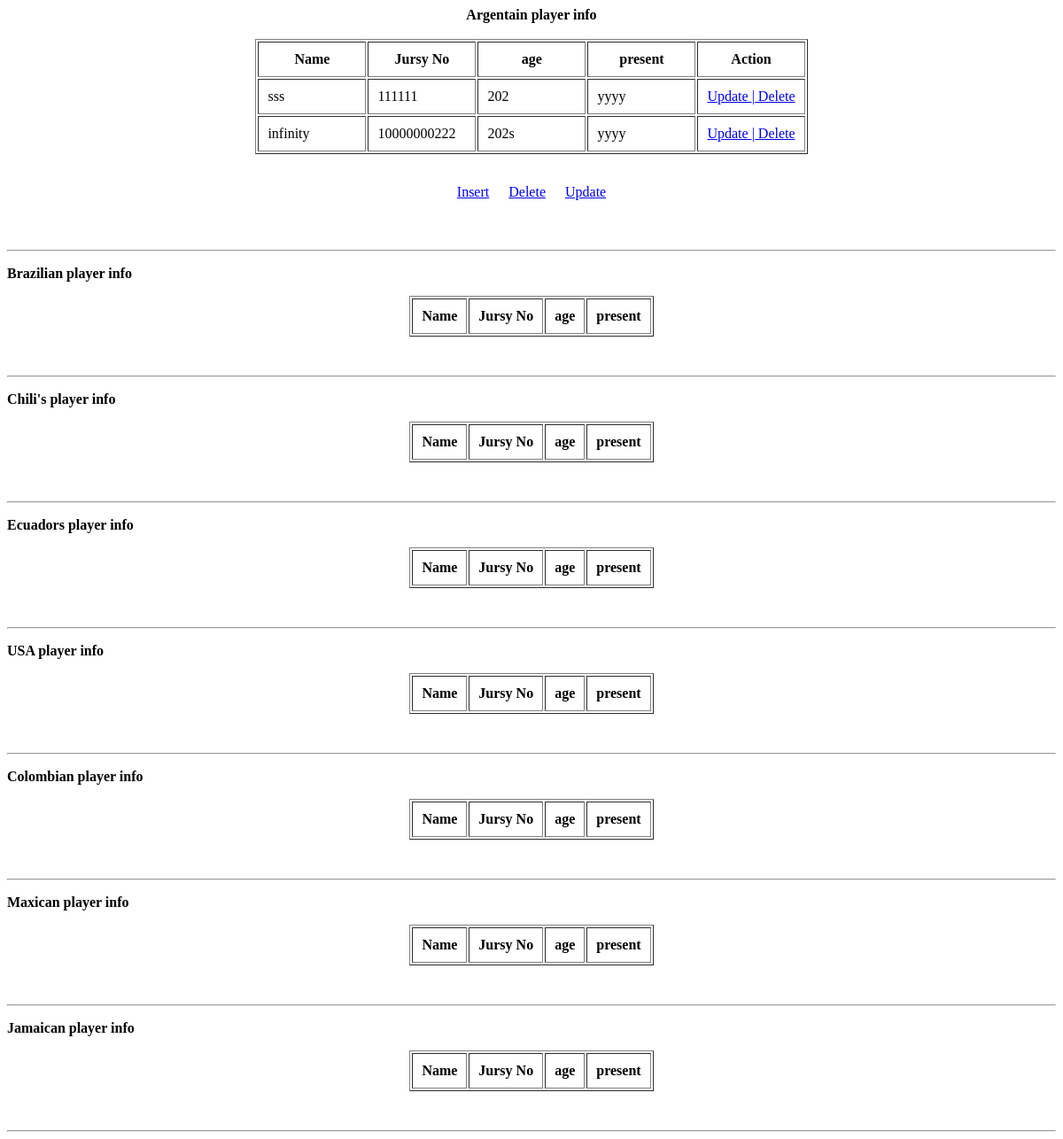
Before: /vteam_details.php with the older database file.
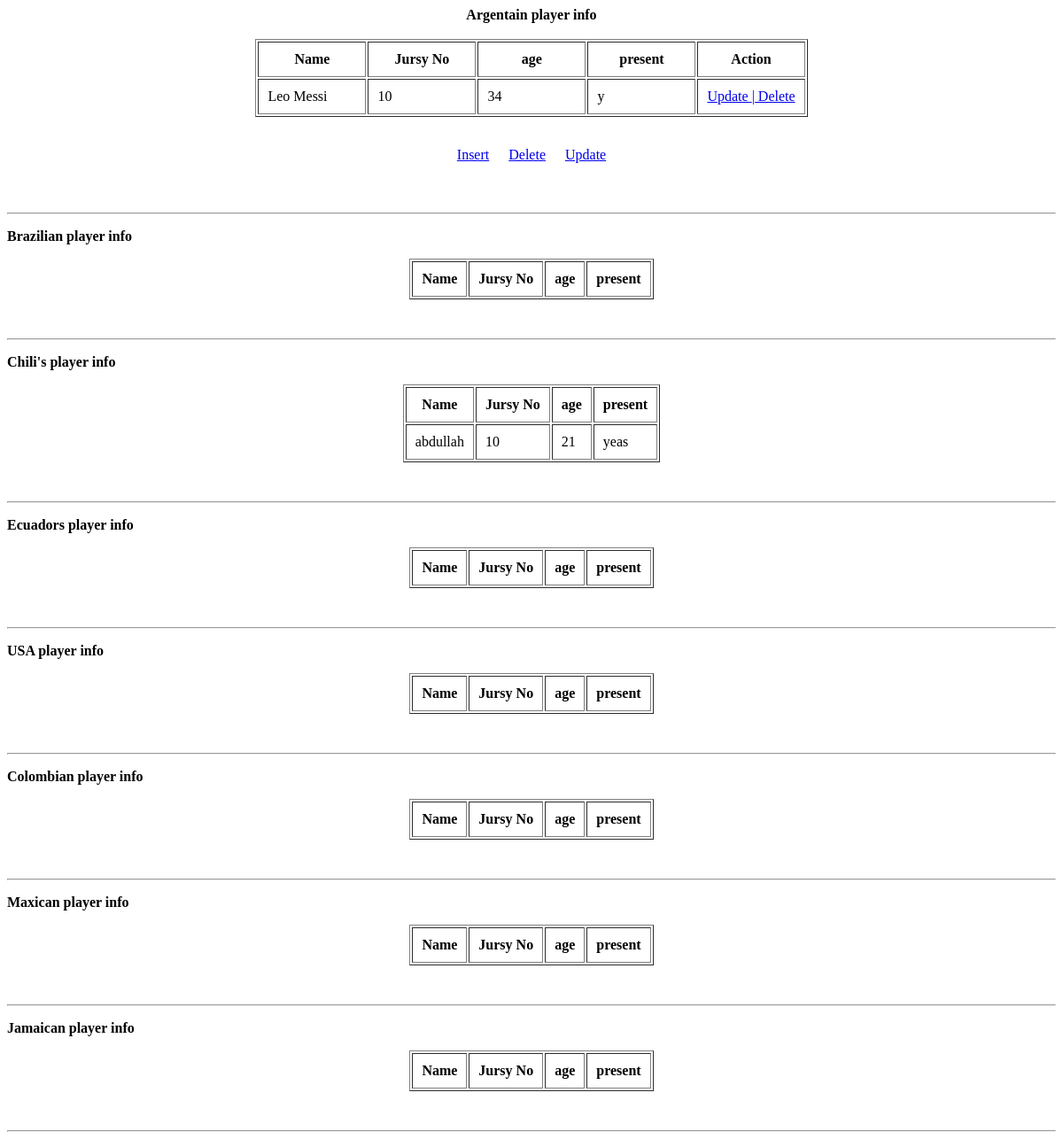
After: the same page with the newer database file.
### tables this page shows
CREATE TABLE `player_info` (
  `player_id` int(20) NOT NULL,
  `player_name` varchar(20) NOT NULL,
  `jursy_number` varchar(20) NOT NULL,
  `age` varchar(20) NOT NULL,
  `team_id` int(20) NOT NULL,
  `present` varchar(20) NOT NULL
);

### vteam_details.php (the view, shortened to what this page needs)
<html>
<head>
</head>
<body>
<?php
        $result = mysql_query("SELECT * FROM player_info where team_id='10' ")
                or die(mysql_error());
        echo "<div align='center'><b>Argentain player info</b> </div> <br>";
      echo " <div align='center'> "   ;
        echo "<table border='1' cellpadding='10'>";
        echo "<tr> <th width=100>Name</th> <th width=100>Jursy No</th> <th width=100>age</th>  <th width=100>present</th> <th>Action</th>";
        while($row = mysql_fetch_array( $result )) {
                echo "<tr>";
                echo '<td>' . $row['player_name'] . '</td>';
                echo '<td>' . $row['jursy_number'] . '</td>';
				echo '<td>' . $row['age'] . '</td>';
                echo '<td>' . $row['present'] . '</td>';
                echo '<td>' .  '<a href="pupdate.php"> ' . 'Update ' . ' </a> ' .  '<a href="pdelete.php"> ' . '| Delete ' . ' </a> '   . '</td>';
                echo "</tr>";
        }
        echo "</table>";
        echo "</div>";
      echo " <div align='center'> "   ;
        echo "<table border='0' cellpadding='10'>";
        echo "	 <tr>   <th ></th>
       			 		<th ></th>
        		 		<th ></th>";
        		 				echo "<tr>";
                echo '<td  >' . '<a href="insert.php"> ' . 'Insert ' . ' </a> ' . '</td>';
                echo '<td >' .'<a href="insert.php"> ' . 'Delete ' . ' </a> '. '</td>';
                echo '<td >' . '<a href="insert.php"> ' . 'Update ' . ' </a> '. '</td>';
                echo "</tr>";
        echo "</table>";
        echo "</div>";
?>
<br><br>
<hr>
<?php
        echo "<p><b>Brazilian player info</b> </p>";
      echo " <div align='center'> "   ;
        echo "<table border='1' cellpadding='10'>";
        echo "<tr> <th>Name</th> <th>Jursy No</th> <th>age</th>  <th>present</th> ";
        echo "</table>";
        echo "</div>";
?>
<br><br>
<hr>
<?php
        $result = mysql_query("SELECT * FROM player_info where team_id='11' ")
                or die(mysql_error());
        echo "<p><b>Chili's player info</b> </p>";
      echo " <div align='center'> "   ;
        echo "<table border='1' cellpadding='10'>";
        echo "<tr> <th>Name</th> <th>Jursy No</th> <th>age</th>  <th>present</th>";
        while($row = mysql_fetch_array( $result )) {
                echo "<tr>";
                echo '<td>' . $row['player_name'] . '</td>';
                echo '<td>' . $row['jursy_number'] . '</td>';
                echo '<td>' . $row['age'] . '</td>';
                echo '<td>' . $row['present'] . '</td>';
                echo "</tr>";
        }
        echo "</table>";
        echo "</div>";
?>
<br><br>
<hr>
<?php
        echo "<p><b>Ecuadors player info</b> </p>";
      echo " <div align='center'> "   ;
        echo "<table border='1' cellpadding='10'>";
        echo "<tr> <th>Name</th> <th>Jursy No</th> <th>age</th>  <th>present</th>";
        echo "</table>";
        echo "</div>";
?>
<br><br>
<hr>
<?php
        echo "<p><b>USA player info</b> </p>";
      echo " <div align='center'> "   ;
        echo "<table border='1' cellpadding='10'>";
        echo "<tr> <th>Name</th> <th>Jursy No</th> <th>age</th>  <th>present</th>";
        echo "</table>";
        echo "</div>";
?>
<br><br>
<hr>
<?php
        echo "<p><b>Colombian player info</b> </p>";
      echo " <div align='center'> "   ;
        echo "<table border='1' cellpadding='10'>";
        echo "<tr> <th>Name</th> <th>Jursy No</th> <th>age</th>  <th>present</th>";
        echo "</table>";
        echo "</div>";
?>
<br><br>
<hr>
<?php
        echo "<p><b>Maxican player info</b> </p>";
      echo " <div align='center'> "   ;
        echo "<table border='1' cellpadding='10'>";
        echo "<tr> <th>Name</th> <th>Jursy No</th> <th>age</th>  <th>present</th>";
        echo "</table>";
        echo "</div>";
?>
<br><br>
<hr>
<?php
        echo "<p><b>Jamaican player info</b> </p>";
      echo " <div align='center'> "   ;
        echo "<table border='1' cellpadding='10'>";
        echo "<tr> <th>Name</th> <th>Jursy No</th> <th>age</th>  <th>present</th>";
        echo "</table>";
        echo "</div>";
?>
<br><br>
<hr>
</body>
</html>

Changed rows visible on the page:
removed player_info: player_name "sss", jursy_number "111111", age "202", present "yyyy"
changed player_info: player_name "infinity" → "Leo Messi"; jursy_number "10000000222" → "10"; age "202s" → "34"; present "yyyy" → "y"
added player_info: player_name "abdullah", jursy_number "10", age "21", present "yeas"
